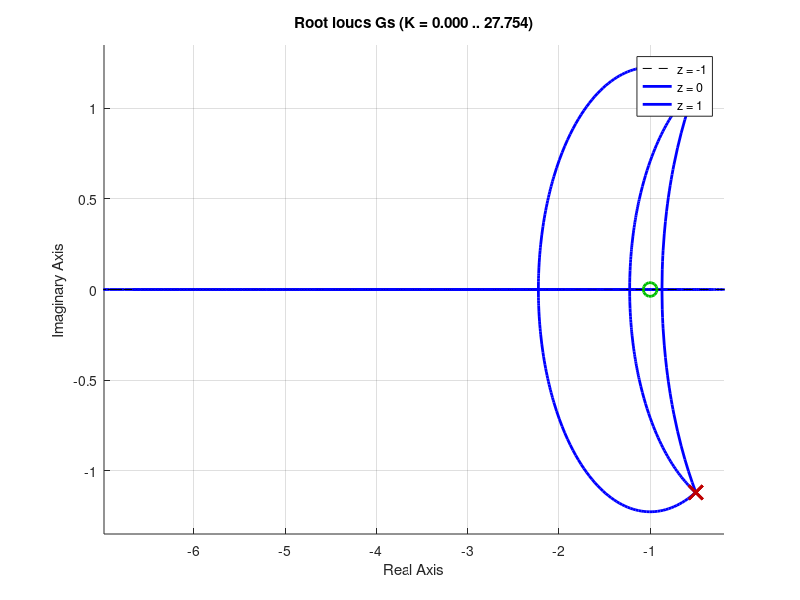

Here is the MATLAB script that generated this plot:
clc; clear all; close all;
%% Impact of zeros on systems
% Define the transfer functions
s = tf('s');
m = 4;
b = 4;
k = 6;

Kd = 1;

for Kp=-1:1:1
    Gs = (Kp + Kd*s)/(m*s^2 + b*s + k);
    hold on
    rlocus(Gs)
end
hold off
legend('z = -1', 'z = 0', 'z = 1');
